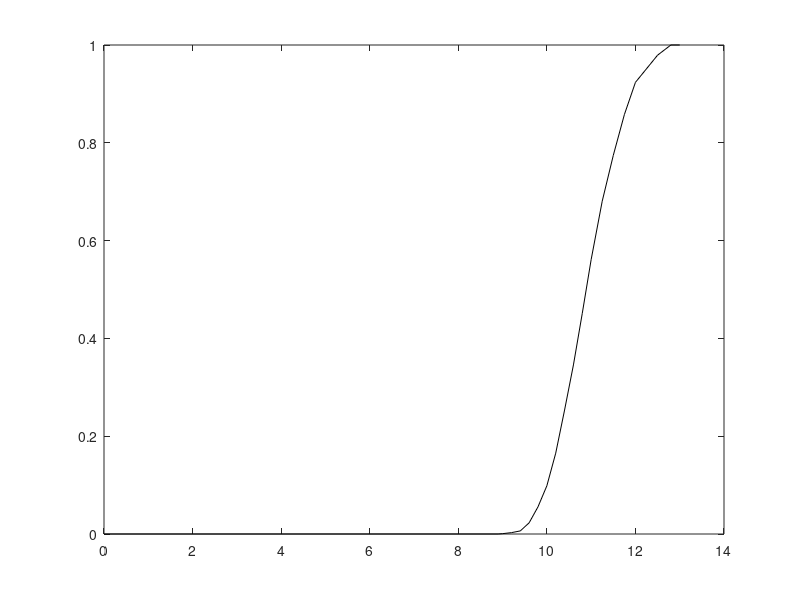
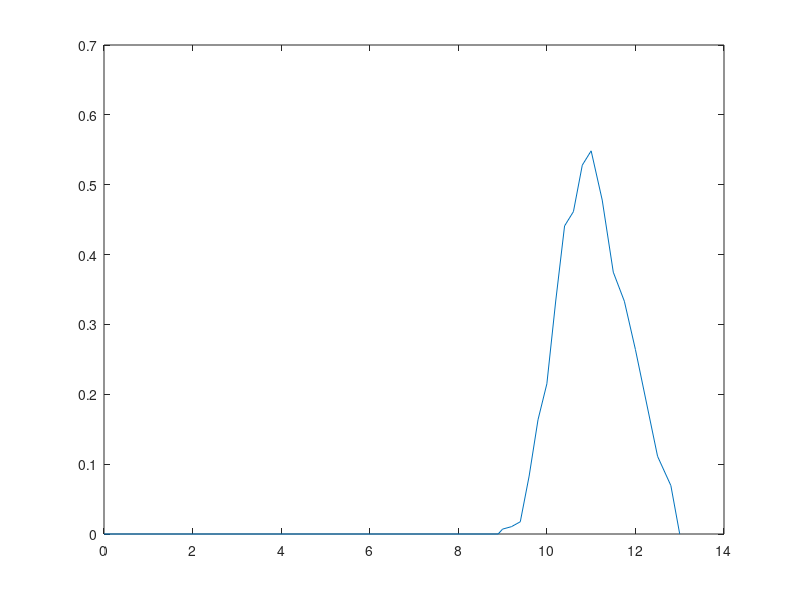
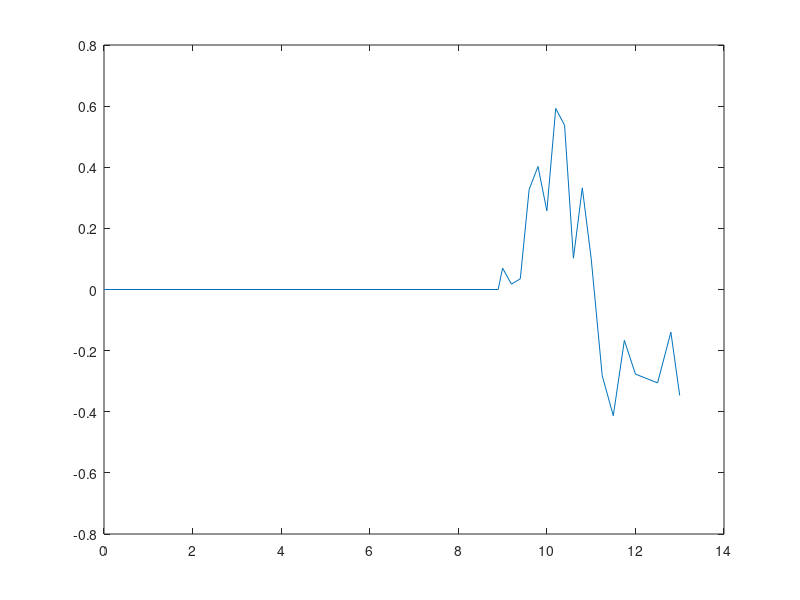

MATLAB code to generate these figures, in order: (Note: this script raises an error after producing the figures.)
C_Co1 = [0,0,0.0007,0.0028,0.0063,0.0229,0.0556,0.0986,0.1653,0.2535,0.3458,];% []
C_Co2 = [0.4514,0.5611,0.6806,0.7743,0.8576,0.9236,0.9792,1.0000,1.0000]; % []
t1 = [0,8.9,9.0,9.2,9.4,9.6,9.8,10.0,10.2,10.4,10.6]; %h
t2 = [10.8,11,11.25,11.5,11.75,12.0,12.5,12.8,13]; %h
C_Co = [C_Co1,C_Co2];
t = [t1,t2]; % h
der1 = C_Co;
der1(1) = 0;

for i=1:(length(C_Co)-1)
    der1(i+1) = (C_Co(i+1)-C_Co(i))/(t(i+1)-t(i));
end
figure(2)
plot(t,der1)
der2 = der1;
for i=2:(length(C_Co)-1)
    der2(i+1) = (der1(i+1)-der1(i))/(t(i+1)-t(i));
end
figure(3) 
plot(t,der2)
t_star = t(13)+(t(14)-t(13))*1/3
inv_C_Co = 1-C_Co;
t_star_integral = trapz(t,inv_C_Co)
tb =t(6)+(t(7)-t(6))*0.82875
figure(1)
plot(t,C_Co,'k')
xline(t_star,'r')
xline(t_star_integral,'g')
xline(tb,'b')

A_PSA = 1175/300
LUB_over_L = (1-tb/t_star_integral)
% non uso il 10.63% del letto
rho_mol = 5.19972/13.3509*1000;
v = 300*10^3/rho_mol; %m/h
C0 = 273.86; %mol/m3
MM = 0.002; %kg/mol
capacity = v*C0*MM*t_star_integral
rhobed = 498; %kgbed/m^3
mueq = 0.186; %kgH2/kgbed
mu0 = 0.01; %kgH2/kgbed
L = capacity/(rhobed*(mueq-mu0))
LUB = L*LUB_over_L


